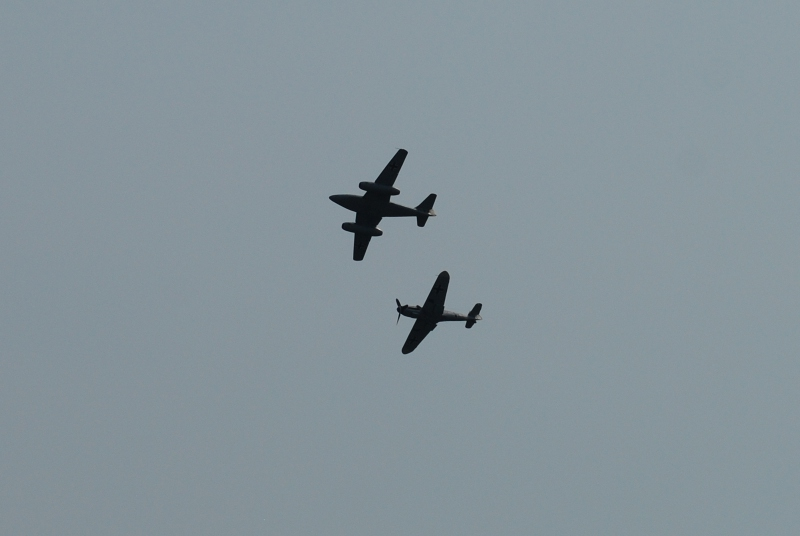
#> input picture Planes/images/samolot01.jpg, 800 x 536 px
$ python test.py   (older library calls are emulated)
#> lines starting #> are read from the running program, lines starting #| are printed output that depends on the picture
import numpy as np
import cv2
from matplotlib import pyplot as plt
from skimage import filters,data,color,measure,exposure,feature
import argparse
from pylab import *
from PIL import Image

def toname(g):
        return g.replace('-', './images/samolot')

def drawPicture(imageList, firstList):
    num = len(imageList)
    cols = min(num, 3)
    rows = num // cols
    if(num % cols != 0):
        rows += 1
    print(type(imageList[0]))
    fig, plots = plt.subplots(rows, cols, figsize=(cols * 6, rows * 4))
    for r in range(rows):
        for c in range(cols):
            if(r * cols + c < num):
                plots[r,c].imshow(imageList[r * cols + c], cmap = 'gray')
                plots[r,c].tick_params(axis='both', which='both', bottom='off', top='off', left='off', right='off', labelleft='off', labelbottom='off')

    plt.tight_layout()
    fig.savefig('ex1.pdf', facecolor='black')
    plt.close()

    fig, plots = plt.subplots(rows, cols, figsize=(cols * 3, rows * 2))
    for r in range(rows):
        for c in range(cols):
            if(r * cols + c < num):
                plots[r,c].imshow(firstList[r * cols + c])
                plots[r,c].tick_params(axis='both', which='both', bottom='off', top='off', left='off', right='off', labelleft='off', labelbottom='off')

    plt.tight_layout()
    fig.savefig('ex2.pdf')
    plt.close()

def changeColor(i):
    i += 1
    if(i == 6):
        i = 0
    return i

def setImages(lista):
    resultList = []
    resultList2 = []
    colorList = [(255,0,0), (255,0,0), (0,255,0), (0,255,0), (0,255,0), (255,0,0)]
    colorCheck = 0
    for pic in lista:
        image = cv2.imread(pic)
#> image is the input picture: shape (536, 800, 3); mean B, G, R 154.8, 147.7, 133.8

        ret,thresh = cv2.threshold(image,127,255,0)
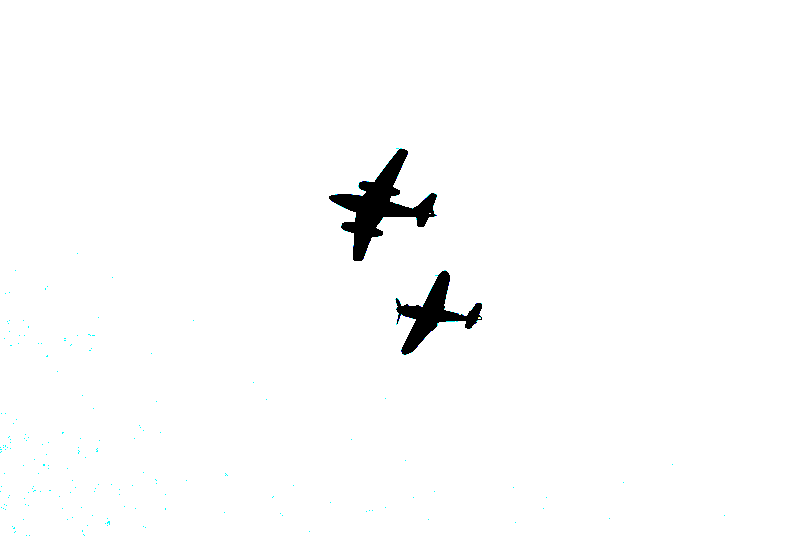
#> thresh: shape (536, 800, 3); mean B, G, R 251.4, 251.4, 251.2
#> (the run stopped early here; a loop or call above may not have finished)
